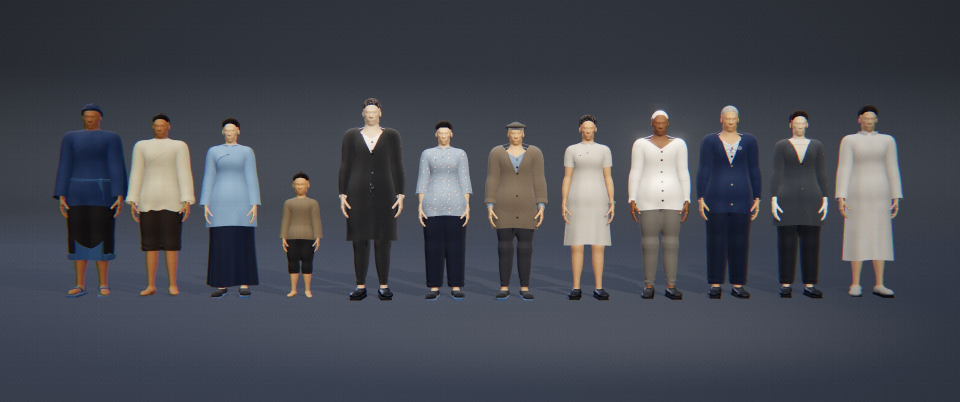
#> input picture mv-countless-tonights/bible/refs/previz_cast_lineup.jpg, 1920 x 804 px (shown at 1/2 size)
$ python -i poster.py   (imports and definitions only)
#> lines starting #> are read from the running program, lines starting #| are printed output that depends on the picture
#!/usr/bin/env python3
"""Before/after key-frame poster: same frames from the recording and from the concept video."""
import cv2
import numpy as np
from PIL import Image, ImageDraw, ImageFont

FD = "/usr/share/fonts/opentype/inter/"
F_T = ImageFont.truetype(FD + "Inter-Bold.otf", 30)
F_S = ImageFont.truetype(FD + "Inter-Medium.otf", 22)
F_R = ImageFont.truetype(FD + "Inter-SemiBold.otf", 24)
KEYS = [(20, "0.6 s", "Stepping in"), (40, "1.3 s", "In range"), (47, "1.5 s", "Capturing"),
        (60, "2.0 s", "Matched"), (110, "3.6 s", "Still waiting today"), (150, "5.0 s", "Door open")]
TW, TH = 300, 533
PAD, LABEL_W, HEAD = 16, 150, 92


def up(path):
    im = cv2.imread(path)
#> im is the input picture: shape (804, 1920, 3); mean B, G, R 80.8, 72.3, 69.7
    if im.shape[1] != 1080:
        im = cv2.resize(im, (1080, 1920), interpolation=cv2.INTER_LANCZOS4)
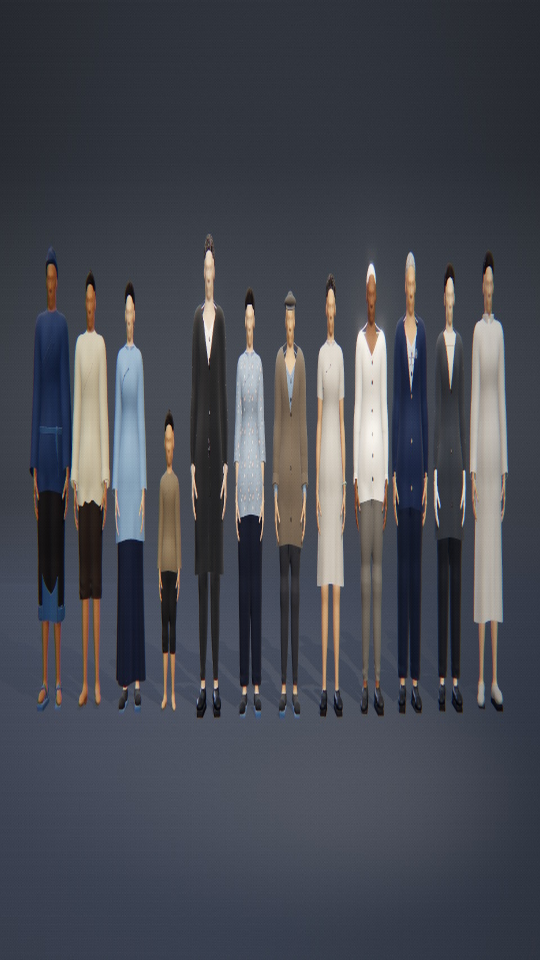
#> im: shape (1920, 1080, 3) (shown at 1/2 size); mean B, G, R 80.8, 72.3, 69.6
    return cv2.cvtColor(cv2.resize(im, (TW, TH), interpolation=cv2.INTER_AREA), cv2.COLOR_BGR2RGB)
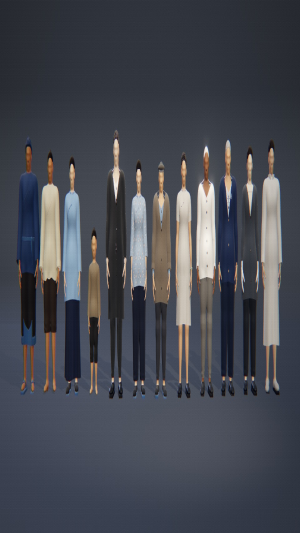
#> returned value: shape (533, 300, 3); mean R, G, B 69.6, 72.3, 80.8


W = LABEL_W + len(KEYS) * (TW + PAD) + PAD
H = HEAD + 2 * (TH + PAD) + PAD
canvas = Image.new("RGB", (W, H), (9, 9, 11))
d = ImageDraw.Draw(canvas)
# [12 lines not run here, left out]

>>> result = up('../../mv-countless-tonights/bible/refs/previz_cast_lineup.jpg')

$ run again, on mv-countless-tonights/bible/refs/previz_hands.jpg
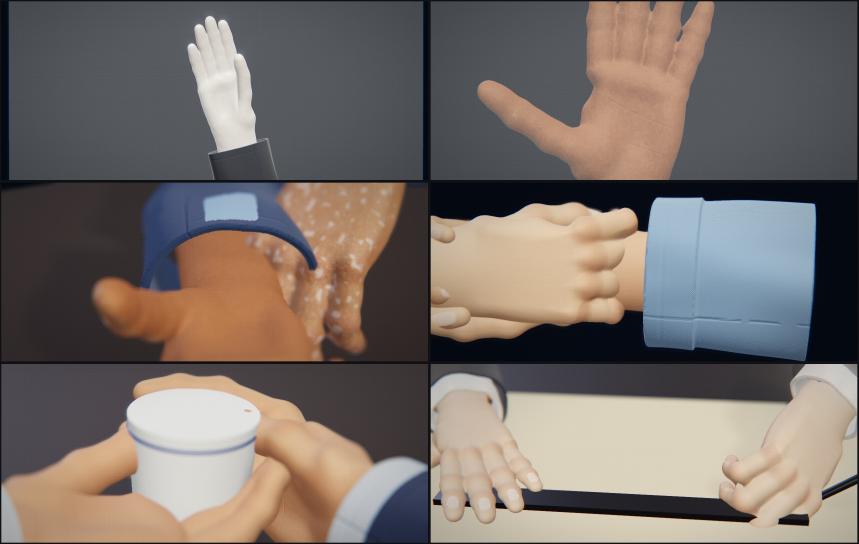
#> input picture mv-countless-tonights/bible/refs/previz_hands.jpg, 2576 x 1632 px (shown at 1/3 size)
#> in up, im is the input picture: shape (1632, 2576, 3); mean B, G, R 105.5, 111, 120.3
#> in up, `im = cv2.resize(im, (1080, 1920), interpolation=cv2.INTER_LANCZOS4)`:
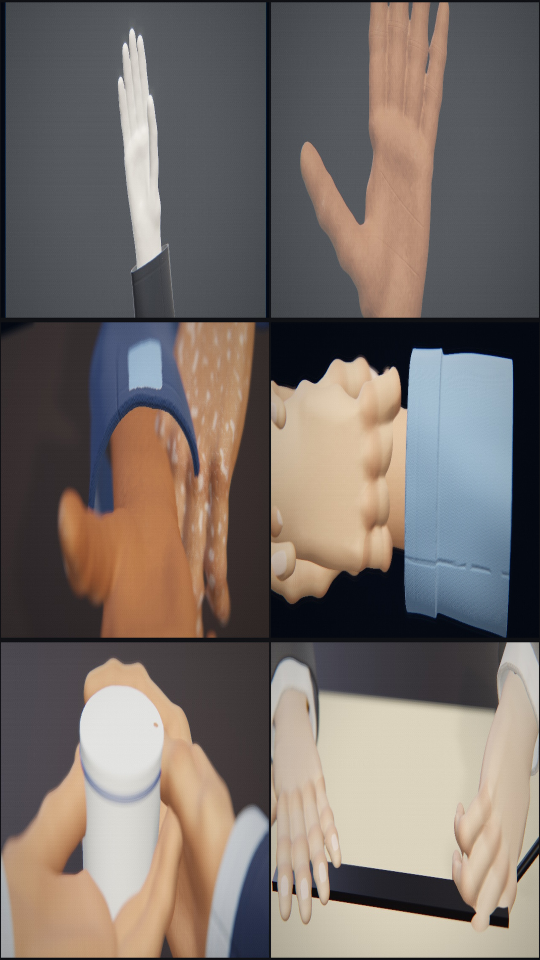
#> im: shape (1920, 1080, 3) (shown at 1/2 size); mean B, G, R 105.4, 110.9, 120.2
#> in up, `return cv2.cvtColor(cv2.resize(im, (TW, TH), interpolation=cv2.INTER_A..`:
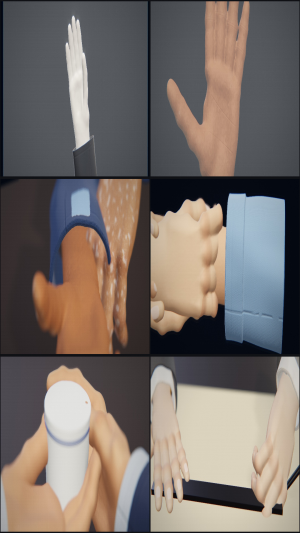
#> returned value: shape (533, 300, 3); mean R, G, B 120.2, 110.9, 105.4
